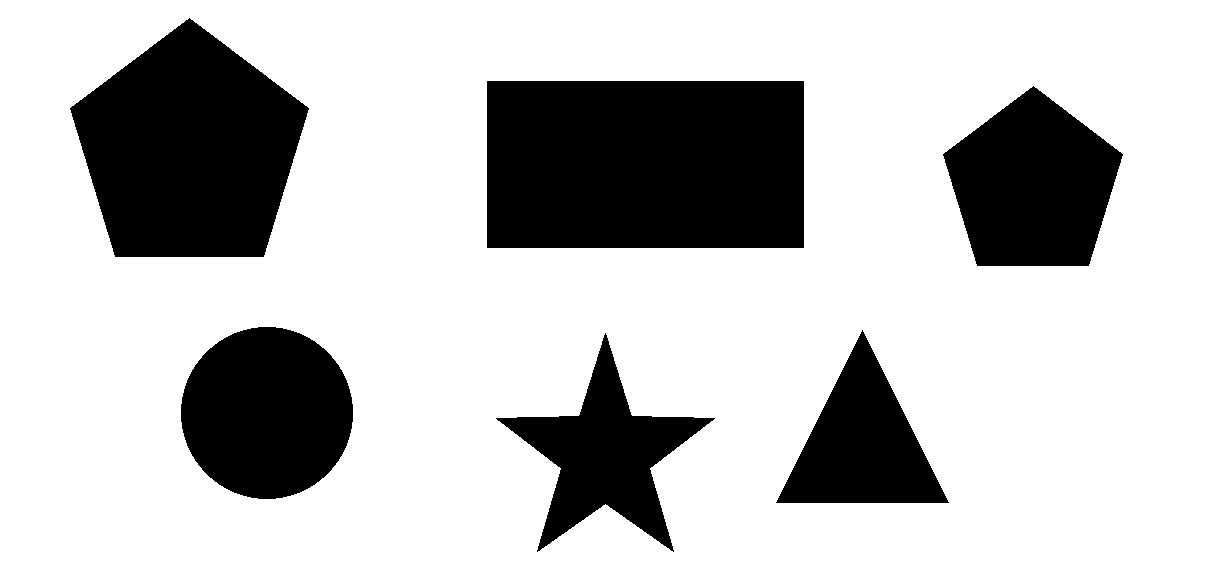
%> input picture 实验2/mydetails.bmp, 1211 x 569 px
$ octave ketang_20220923.m   (GNU Octave 9; MATLAB toolbox functions it lacks are replaced by stand-ins)
%> lines starting %> are read from the running program, lines starting %| are printed output that depends on the picture; in (x1, y1, x2, y2) boxes, pixels count from 0 and x2, y2 are one past the last pixel; in counts of white or black regions, pixels touching at a corner belong together; the program's own positions count from 1
### 实验2/Centerprof.m
function R=Centerprof(B)
    %图形中心信息的相关计算
    [y,x]=find(B==1);
    xc=mean(x);%找中心点
    yc=mean(y);
    B(round(yc),round(xc))=0;

    %%
    E=bwperim(B); %找边界
    [y,x]=find(E==1);
    n=length(x)
    %勾股定理计算边到中心点的距离和角度
    ro=sqrt((x-xc).^2+(y-yc).^2);
    % arctan计算到中心点的距离
    % 90°附近精度差，所以用atan2d
    fi=atan2d(y-yc,x-xc);

    %%
    R=zeros(361,1);%改成361了
    for i=1:n
        ID=floor(fi(i)+181);
        R(ID)=max(R(ID),ro(i));%对于多连通图，要取最大值
    end
    R=R/mean(R);%归一化
end

### 实验2/ketang_20220923.m
% 从多个形状中找到五边形，并标红
clc
clear
close all

A=imread('mydetails.bmp');%读取整个图象
%> A is the input picture: size 569x1211x3 uint8; 75.4% white; 6 black regions, box (x1, y1, x2, y2) and area: (487, 81, 804, 248) 52939, (70, 18, 309, 257) 39617, (181, 327, 353, 499) 23196, (943, 86, 1123, 266) 22438, (496, 333, 715, 552) 16493, (776, 330, 949, 503) 14965
L=graythresh(A);
%> L = 0.498
B=im2bw(A);
B=imcomplement(B); %黑白转换

%% 标准
A1=imread('pentagon.bmp');%读取五边形图象
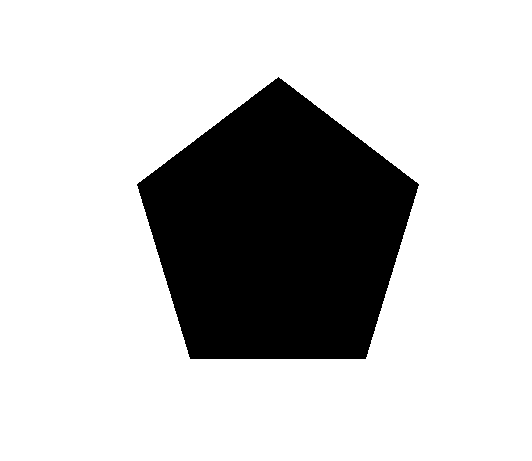
%> input picture 实验2/pentagon.bmp, 532 x 461 px
%> A1 is the input picture: size 461x532x3 uint8; 77.5% white; 1 black region, box (x1, y1, x2, y2) and area: (137, 77, 419, 359) 55110
L1=graythresh(A1);
%> L1 = 0.498
B1=im2bw(A1);
B1=imcomplement(B1); %黑白转换
R=Centerprof(B1);%获得五边形的中心信息
%> in Centerprof, `[y,x]=find(B==1);`: y = 55110 values from 78 to 359; x = 55110 values from 138 to 419
%> in Centerprof, `xc=mean(x);`: xc = 278.5
%> in Centerprof, `yc=mean(y);`: yc = 233.5
%> in Centerprof, `B(round(yc),round(xc))=0;`: B: size 461x532 logical; 22.5% white; 1 white region, box (x1, y1, x2, y2) and area: (137, 77, 419, 359) 55109
%> in Centerprof, `E=bwperim(B);`:
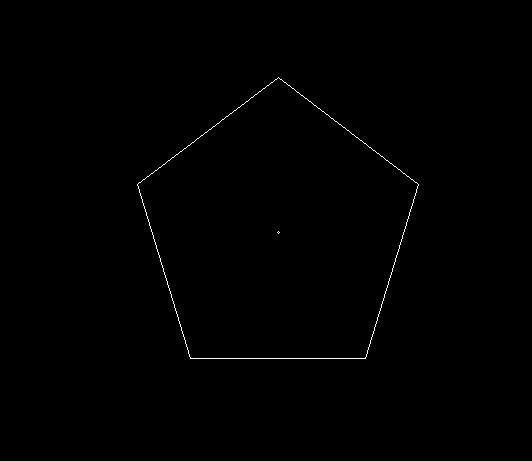
%> E: size 461x532 logical; 0.33% white in thin lines or dots, all inside (x1, y1, x2, y2) = (137, 77, 419, 359)
%> in Centerprof, `[y,x]=find(E==1);`: y = 808 values from 78 to 359; x = 808 values from 138 to 419
%> in Centerprof, `n=length(x)`: n = 808
%> in Centerprof, `ro=sqrt((x-xc).^2+(y-yc).^2);`: ro = 808 values, max 155.5 at index 404, min 0.702 at index 406, mean 132.1
%> in Centerprof, `fi=atan2d(y-yc,x-xc);`: fi = 808 values, max 179.8 at index 65, min -179.8 at index 64, mean 5.11
%> the loop in Centerprof, `for i=1:n` made 808 passes
%> ID on passes 1 to 3: 20, 19, 20
%> after the loop in Centerprof, `for i=1:n`: R = 361 values, max 155.5 at index 91, min 0 at index 361, mean 131.6
%> in Centerprof, `R=R/mean(R);`: R = 361 values, max 1.18 at index 91, min 0 at index 361, mean 1

%% 图象处理
C=bwareaopen(B,10); %剔除像素点少的点
%给各个图形编号
[T,n]=bwlabel(C);
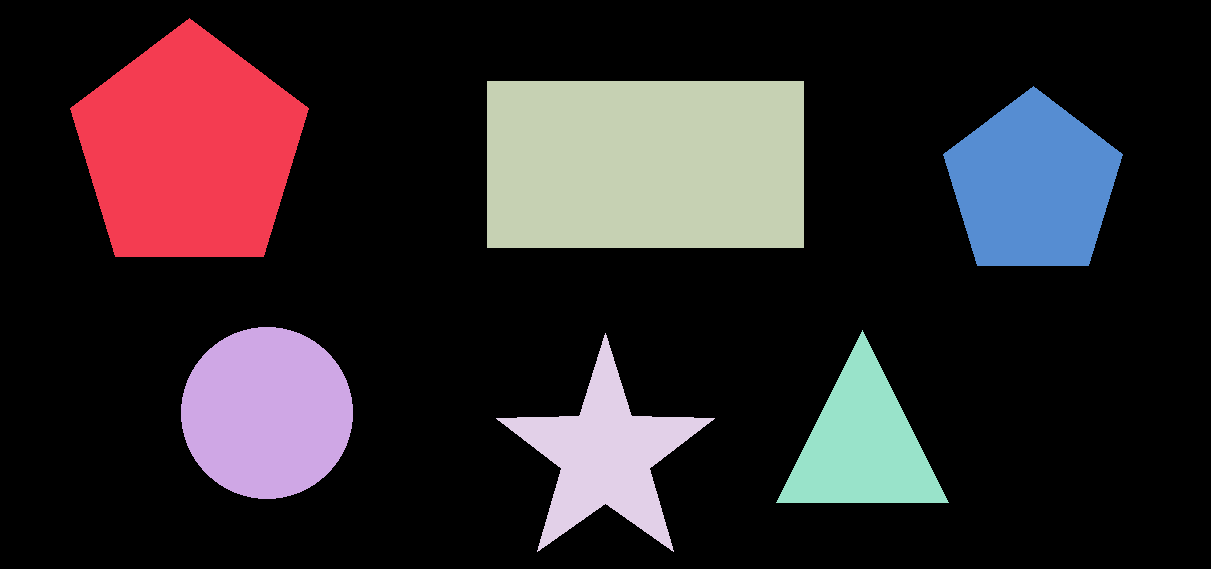
%> T: size 569x1211 double; 7 distinct labels, from 0 to 6; one colour per label, 0 black
%> n = 6
figure(3),imshow(T,[]);
title('Разметка');

Red=zeros(size(C));
Green=zeros(size(C));
Blue=zeros(size(C));

for i=1:n
    D=zeros(size(C));
    D(find(T==i))=1;
    R1=Centerprof(D);
    e(i)=sum(abs(R-R1));
    if e(i)<5
        figure,imshow(D);
        Red=Red+D;
    else
        Red=Red+D;
        Green=Green+D;
        Blue=Blue+D;
    end
end
%> this loop made 6 passes
%> (xc in Centerprof, yc in Centerprof, n in Centerprof) on passes 1 to 6: (190, 150.5, 686), (267.5, 413.5, 488), (646, 165, 968), (606, 455.9, 765), (863, 445.8, 519), (1033.5, 186, 516)
%> pass 1, `imshow(D)`:
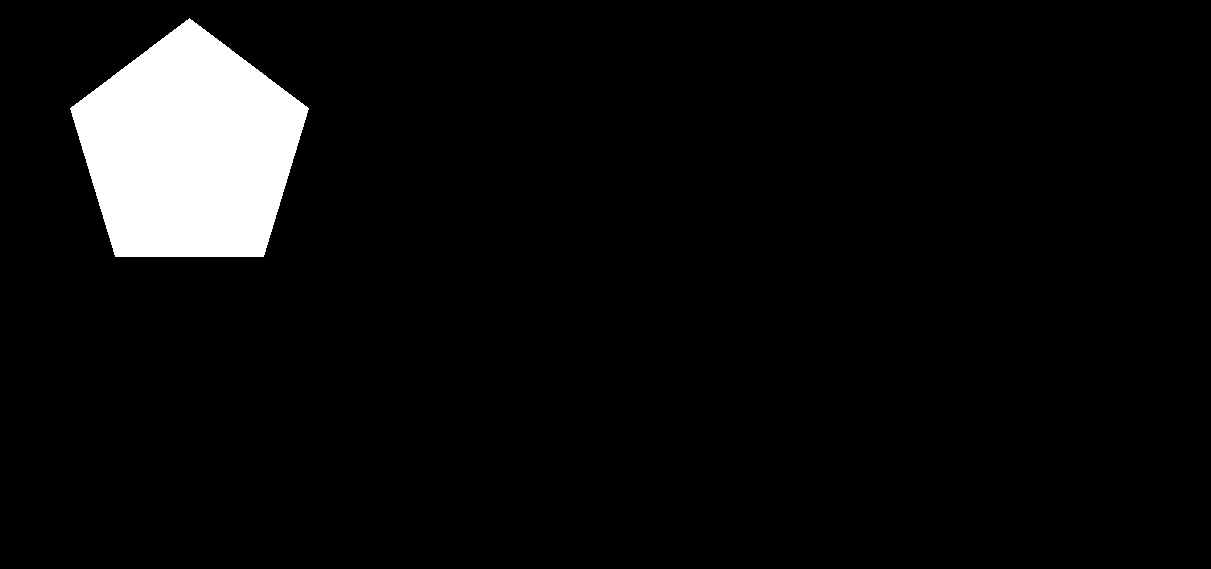
%> displayed picture: size 569x1211, on the screen's scale of 0 to 255; 5.7% white; 1 white region, box (x1, y1, x2, y2) and area: (70, 18, 309, 257) 39617
%> after the loop:
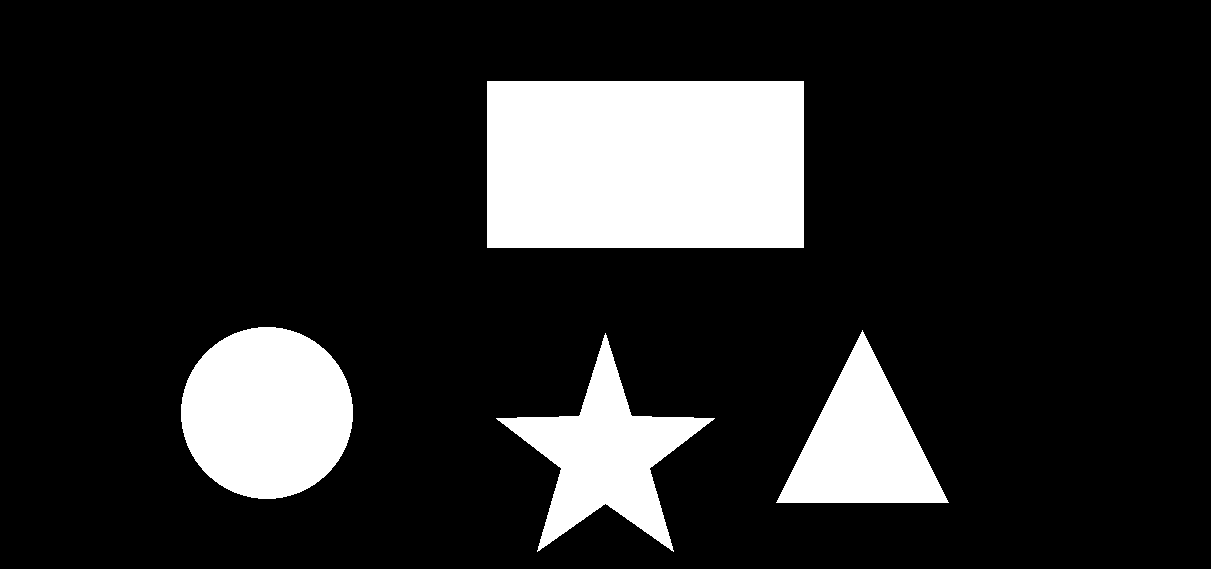
%> Blue: size 569x1211 double; values 0 (black) and 1 (white), 15.6% white; 4 white regions, box (x1, y1, x2, y2) and area: (487, 81, 804, 248) 52939, (181, 327, 353, 499) 23196, (496, 333, 715, 552) 16493, (776, 330, 949, 503) 14965
%> after the loop:
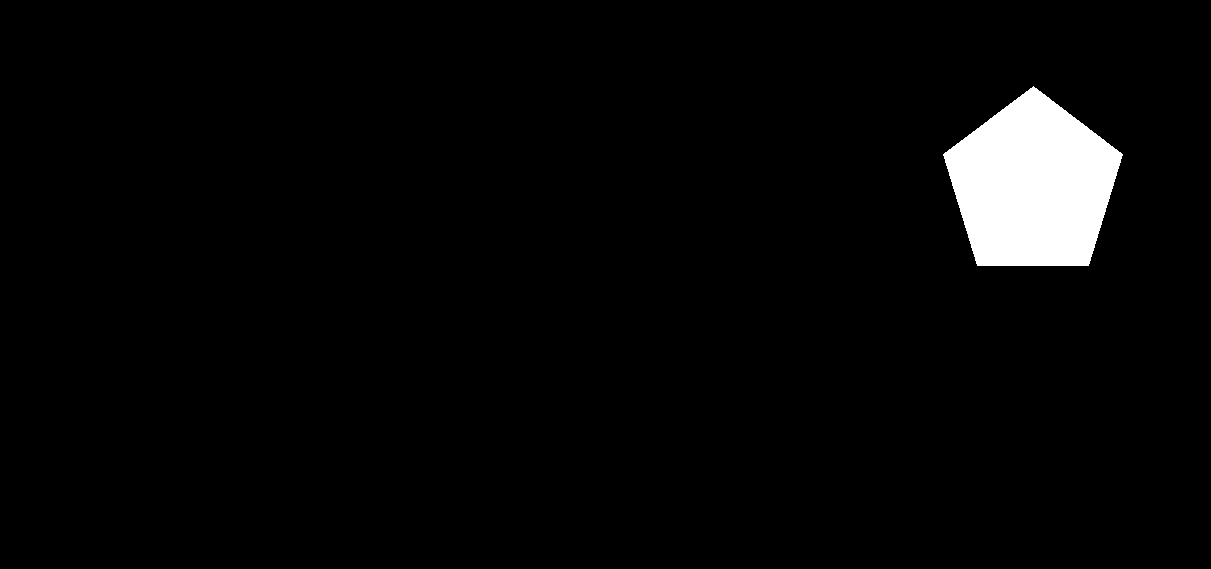
%> D: size 569x1211 double; values 0 (black) and 1 (white), 3.3% white; 1 white region, box (x1, y1, x2, y2) and area: (943, 86, 1123, 266) 22438
%> after the loop, e = [0.843 20.36 99.87 75.36 89.57 2.34]
E=cat(3,Red,Green,Blue);
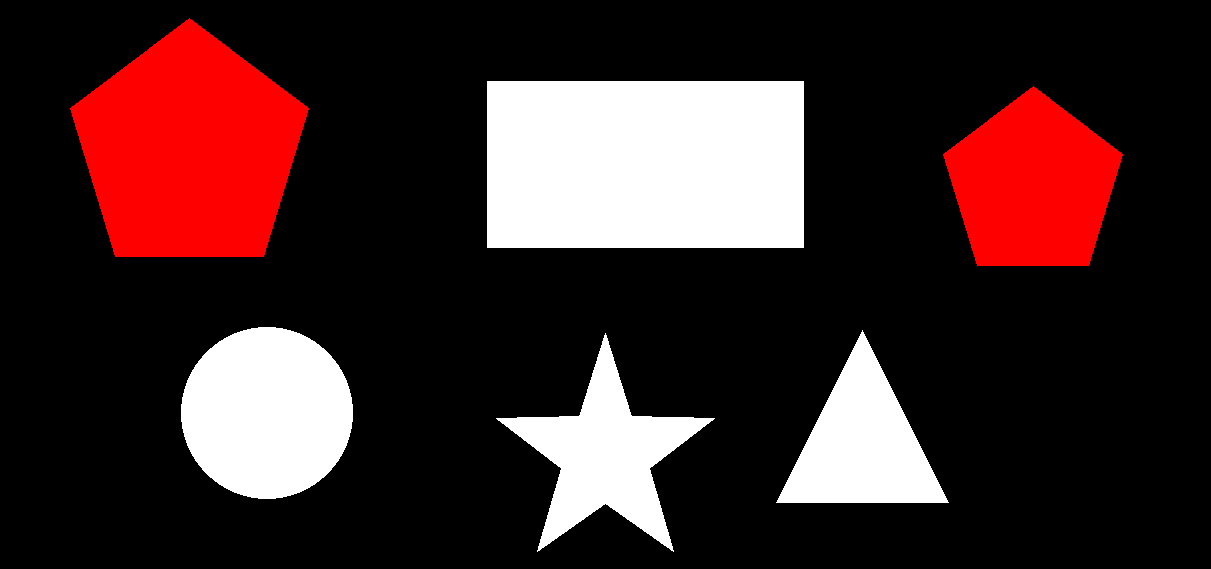
%> E: size 569x1211x3 double; mean R, G, B 0.246, 0.156, 0.156
figure,imshow(E);
